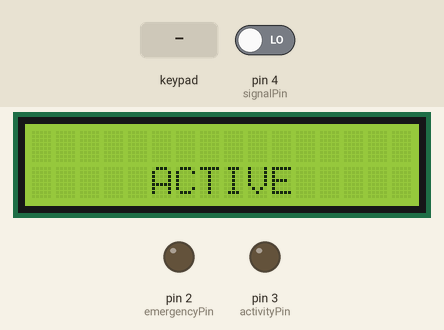
A sketch run on a simulated Arduino Uno, built with avr-gcc and run on an emulated ATmega328P. On the bench: 16×2 character LCD, output pins drawn as LEDs (lit = HIGH). The test bench sets the inputs (shaded band); at power-on: pin 4 (signalPin) LOW.

Above: at 1.2 s.
1.3 s: keypad keys 1 2 3 4 5 6 A pressed 0.4 s apart
At 5.9 s:
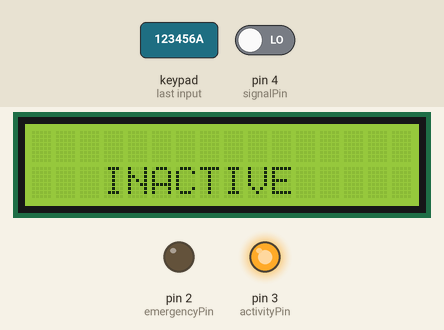
6.2 s: keypad keys 9 8 7 6 A pressed 0.4 s apart
At 9.1 s:
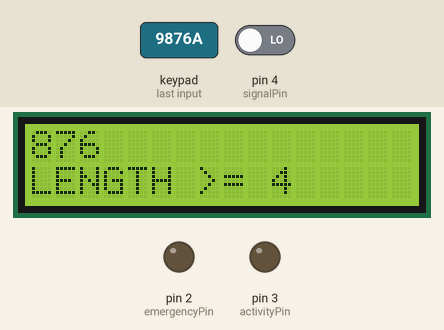
11.2 s: key 'B' pressed
At 11.8 s:
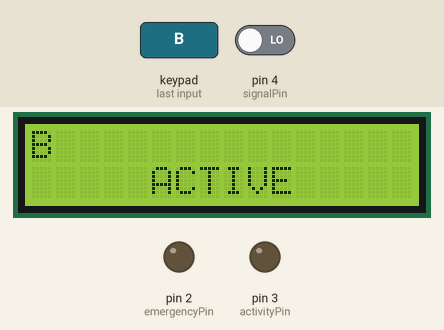
12.7 s: key 'A' pressed
At 14.9 s:
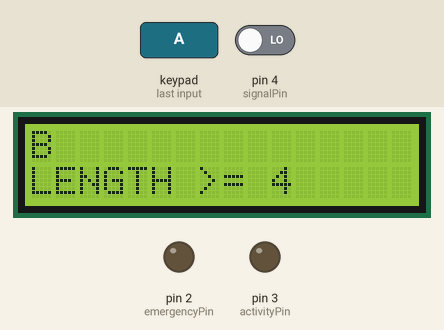
15.7 s: key 'C' pressed
At 16.7 s:
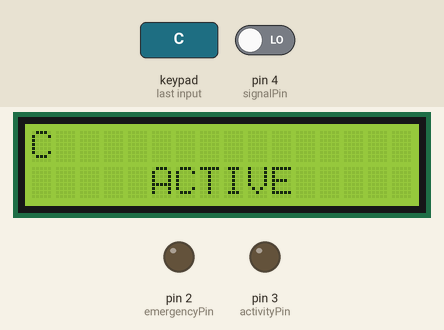
17.2 s: keypad keys 1 2 3 4 5 6 * pressed 0.4 s apart
At 20.5 s:
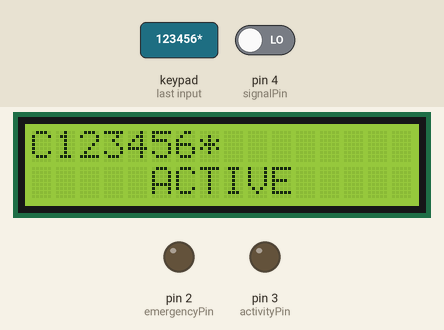
Timing chart, 0 to 22.0 s (numbered marks = the images above; inputs shaded):
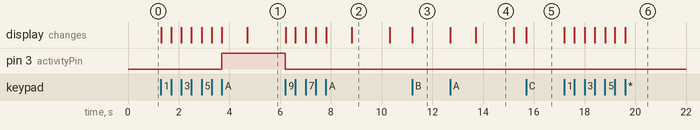

The sketch:

Activity_Lock.ino
```cpp
#include <Keypad.h>
#include <LiquidCrystal.h>
#include <string.h>
#define MAX 15

using namespace std;

int signalPin=4,activityPin=3,emergencyPin=2;

LiquidCrystal lcd(A0,A1,A2,A3,A4,A5);

const byte ROW=4;
const byte COL=4;
byte rowPin[ROW]={13,12,11,10};
byte colPin[COL]={9,8,7,6};

char keys[ROW][COL]={
  {'1','2','3','A'},
  {'4','5','6','B'},
  {'7','8','9','C'},
  {'*','0','#','D'},
};

Keypad keypad=Keypad(makeKeymap(keys),rowPin,colPin,ROW,COL);

struct PassWord
{
  char password[MAX];
  int len;bool hset;
  PassWord()
  {
    hset=false;
  }
  void SetPassWord(char *a)
  {
    for(len=0;a[len];len++) password[len]=a[len];
    hset=true;
  }
  bool hMatched(char *a)
  {
    int i;
    for(i=0;i<len;i++)
    {
      if(password[i]==a[i]);else return false;
    }
    if(a[i]) return false;
    return true;
  }
  void RemovePassword()
  {
    hset=false;
  }
};

PassWord pw,p1,p2;

bool hlocked,emergencyState;

void setup()
{
  Serial.begin(115200);
  lcd.begin(16,2);

  hlocked=true;
  emergencyState=false;

  pinMode(signalPin,OUTPUT);digitalWrite(signalPin,LOW);pinMode(signalPin,INPUT);
  pinMode(activityPin,OUTPUT);digitalWrite(activityPin,LOW);
  pinMode(emergencyPin,OUTPUT);digitalWrite(emergencyPin,LOW);


  p1.SetPassWord("123456"); //Password #1.

  pw.SetPassWord(p1.password);
}

char TakeInput()
{
  char key;
  while((key=keypad.getKey())==NO_KEY);
  return key;
}

int TakeString(char *a)
{
  int i=0;char key;lcd.setCursor(0,0);
  while((key=TakeInput())!='A')
  {
    if(key=='#')
    {
      if(i>0)
      {
        i--;
        lcd.rightToLeft();lcd.print(" ");lcd.leftToRight();lcd.print(" ");
        lcd.rightToLeft();lcd.print(" ");lcd.leftToRight();
      }
      continue;
    }
    lcd.print(key);
    a[i++]=key;
  }
  a[i]=0;
  return i;
}

void ShowShortLength(int msec)
{
  lcd.setCursor(0,1);lcd.print("SHORT PASSWORD! ");delay(msec);
  lcd.setCursor(0,1);lcd.print("LENGTH >= 4     ");delay((msec*3)/2);
  lcd.clear();
}

void ShowWrongPassword(int msec)
{
  lcd.setCursor(0,1);lcd.print("WRONG PASSWORD! ");delay(msec);lcd.clear();
}

void ShowActive()
{
  lcd.clear();lcd.setCursor(0,1);lcd.print("     ACTIVE     ");
}

void ShowInactive()
{
  lcd.clear();lcd.setCursor(0,1);lcd.print("   INACTIVE     ");
}

void ShowDone(int msec)
{
  lcd.clear();lcd.setCursor(0,1);lcd.print("     DONE!     ");delay(msec);lcd.clear();
}


void BlinkingText()
{
  lcd.display();delay(500);lcd.noDisplay();delay(500);
}

void ShowEmergency()
{
  lcd.setCursor(0,1);lcd.print("   EMERGENCY!   ");
  while(true)
  {
    BlinkingText();
  }
}

void MakeInactive()
{
  digitalWrite(activityPin,HIGH);
  return ;
}

void MakeActive()
{
  digitalWrite(activityPin,LOW);
  return ;
}


void MakeEmergency()
{
  digitalWrite(emergencyPin,HIGH);
  emergencyState=true;
  return ;
}

void Checking()
{
  while(digitalRead(signalPin)!=HIGH&&keypad.getKey()==NO_KEY);
  return;
}

char str[MAX];
int WrongPasswords;

void loop()
{
  int len;

  if(emergencyState==true) ShowEmergency();

  if(hlocked==true)
  {
    ShowActive();
    int len=TakeString(str);
    if(len<4)
    {
      ShowShortLength(1000);
    }
    else
    {
      if(pw.hMatched(str)==true)
      {
        hlocked=false;
        MakeInactive();
        WrongPasswords=0;
        ShowDone(1000);
      }
      else
      {
        WrongPasswords++;
        if(WrongPasswords>2) //Consecutive 3 wrong passwords will generate emergency.
        {
          MakeEmergency();
        }
        ShowWrongPassword(1000);
      }
    }
  }
  else
  {
    ShowInactive();
    Checking();
    pw.hset=true;
    hlocked=true;
    MakeActive();
  }
}
```

Measured:
- after the input at 1.3 s, pin 3 (activityPin): LOW → HIGH after 2.4 s; the display: first changes at once (image 1 shows a later state)
- after the input at 6.2 s, pin 3 (activityPin): HIGH → LOW at once; the display: first changes at once (image 2 shows a later state)
- after the input at 11.2 s, the display: changes at once (image 3)
- after the input at 12.7 s, the display: first changes at once (image 4 shows a later state)
- after the input at 15.7 s, the display: changes at once (image 5)
- after the input at 17.2 s, the display: first changes at once (image 6 shows a later state)
- what the display in image 2 shows lasts 1.5 s, from 8.8 s to 10.3 s
